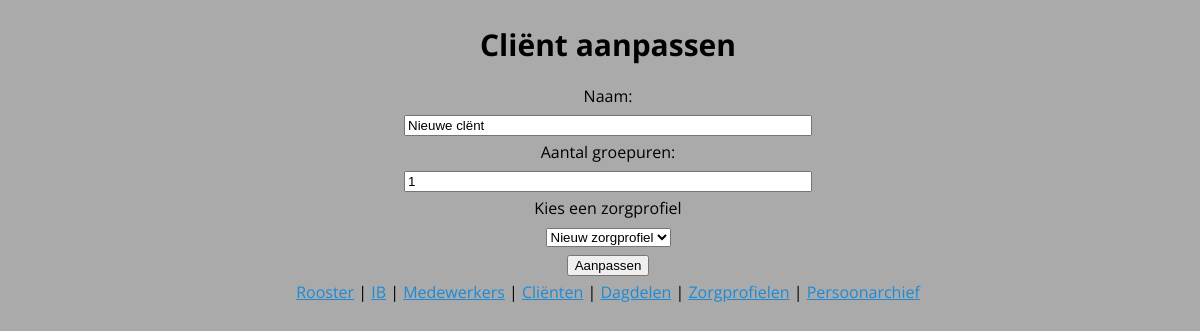
Before: /clients/update/1 with the older database file.
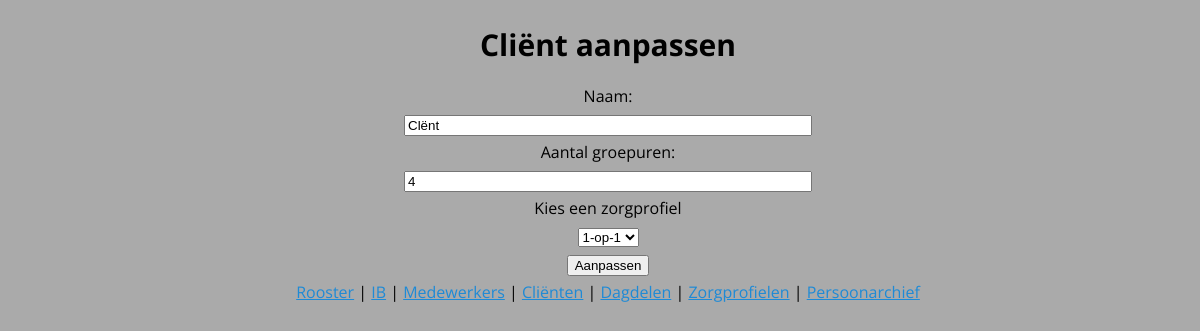
After: the same page with the newer database file.
### roosterapp/sql.py (models this page shows)
class Person(Base):
    __tablename__ = 'persons'
    id = Column(Integer, primary_key=True)
    name = Column(String(127))
    active = Column(Boolean, default=True)
    atttendance = relationship("Presence", backref="person", cascade="delete, delete-orphan")

class Client(Base):
    __tablename__ = 'clients'
    person_id = Column(Integer, ForeignKey("persons.id"), primary_key=True)
    profile_id = Column(Integer, ForeignKey("profiles.id"))
    hours = Column(Integer, default=0)
    person = relationship("Person")
    sessions = relationship("Session", backref="client", cascade="delete, delete-orphan")

### roosterapp/routes.py (the view)
@client_crud.route('/update/<id>', methods=['GET'])
def show_update_client(id):
    if client := app.db.session.query(Client).get(id):
        profiles = app.db.session.query(Profile).all()
        return render_template('update_client.html', client=client, profiles=profiles)
    else:
        return redirect(url_for('client_crud.show_clients'))

### roosterapp/templates/update_client.html (shortened to what this page needs)
{% extends 'base.html' %}
{% block body %}
<h1>Cliënt aanpassen</h1>
<form action="/clients/update/{{ client.person_id }}" method="POST" style="width:50em;text-align: center;">
    <label for="client_name">Naam:</label><br>
    <input type="text" name="client_name" id="client_name" value="{{ client.person.name }}" style="width: 50%;"><br>
    <label for="hours">Aantal groepuren:</label><br>
    <input type="text" name="hours" id="hours" value="{{ client.hours }}" style="width: 50%;"><br>
    <label for="profile_id">Kies een zorgprofiel</label><br>
    <select name="profile_id" id="profile_id" value="client.profile_id">
        {% for profile in profiles %}
            <option value="{{ profile.id }}">{{ profile.name }}</option>
        {% endfor %}
    </select><br>
    <input type="submit" value="Aanpassen">
</form>
{% endblock %}

Changed rows visible on the page:
changed Person: client_name "Nieuwe clënt" → "Clënt"
changed Client: hours "1" → "4"
Other visible differences:
form field profile_id: "Nieuw zorgprofiel" → "1-op-1"
